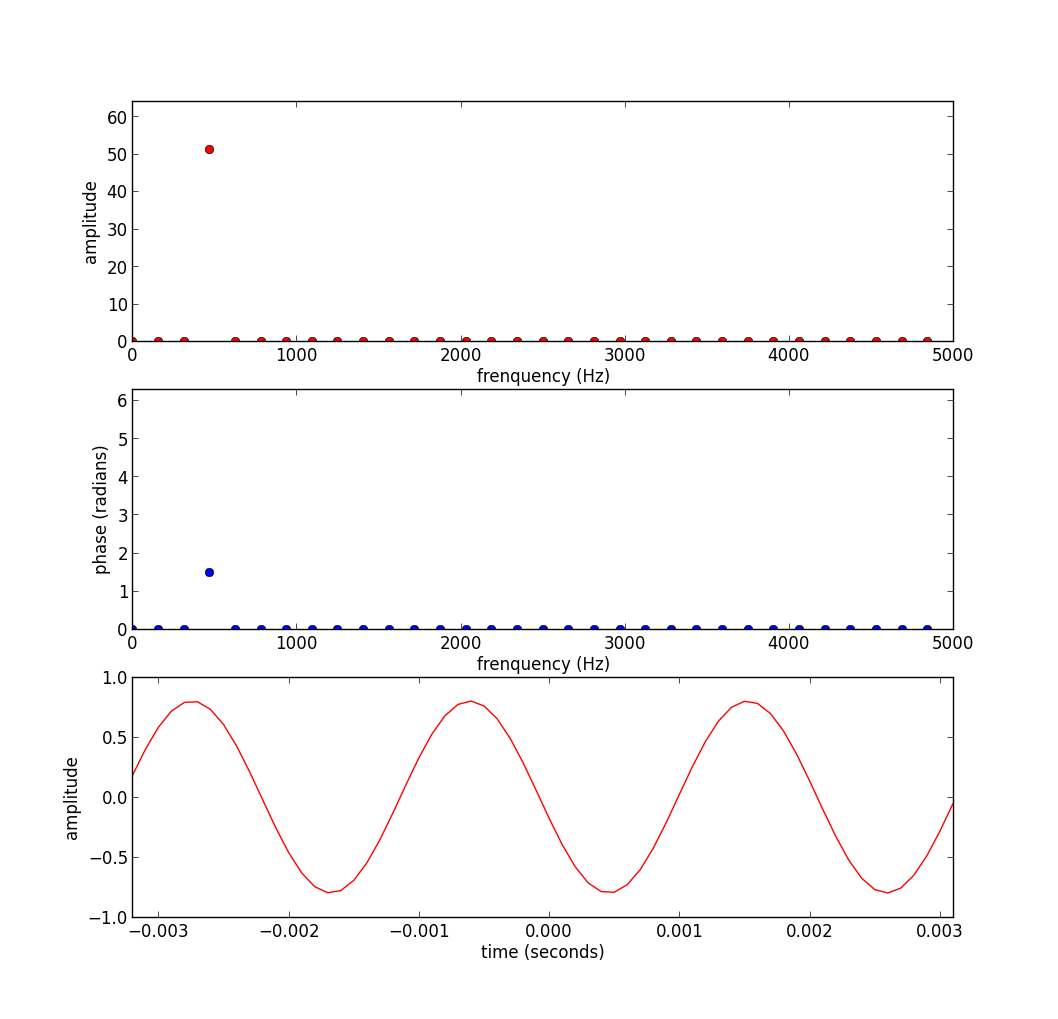

This figure's Python source:
import matplotlib.pyplot as plt
import numpy as np
from scipy.fftpack import ifft

f0 = 500.0
fs = 10000.0
A0 = .8 
phi0 = 1.5 
Ns = 64
hNs = Ns/2

mY = np.zeros(hNs)
pY = np.zeros(hNs)
Y = np.zeros(Ns)
yw = np.zeros(Ns)
Y = np.zeros(Ns, dtype=complex)

k = np.int(np.round(Ns*f0/fs))
mY[k] = A0 * Ns
pY[k] = phi0
Y[:hNs] = .5*mY*np.exp(1j*pY)
Y[hNs+1:] = Y[hNs-1:0:-1].conjugate()   

plt.figure(1)
plt.subplot(3,1,1)
plt.plot(np.arange(0, fs/2.0, fs/(float(Ns))), mY, 'ro')
plt.axis([0,fs/2.0,0,Ns])
plt.xlabel('frenquency (Hz)')
plt.ylabel('amplitude')

plt.subplot(3,1,2)
plt.plot(np.arange(0, fs/2.0, fs/(float(Ns))), pY, 'bo')
plt.axis([0,fs/2.0,0,2*np.pi])
plt.xlabel('frenquency (Hz)')
plt.ylabel('phase (radians)')

y = np.real(ifft(Y))     
yw[:hNs-1] = y[hNs+1:] 
yw[hNs-1:] = y[:hNs+1] 

plt.subplot(3,1,3)
plt.plot(np.arange(-hNs/float(fs), hNs/float(fs), 1.0/(fs)), yw, 'r')
plt.axis([-hNs/float(fs), (hNs-1)/float(fs),-1,1])
plt.xlabel('time (seconds)')
plt.ylabel('amplitude')

plt.show()
